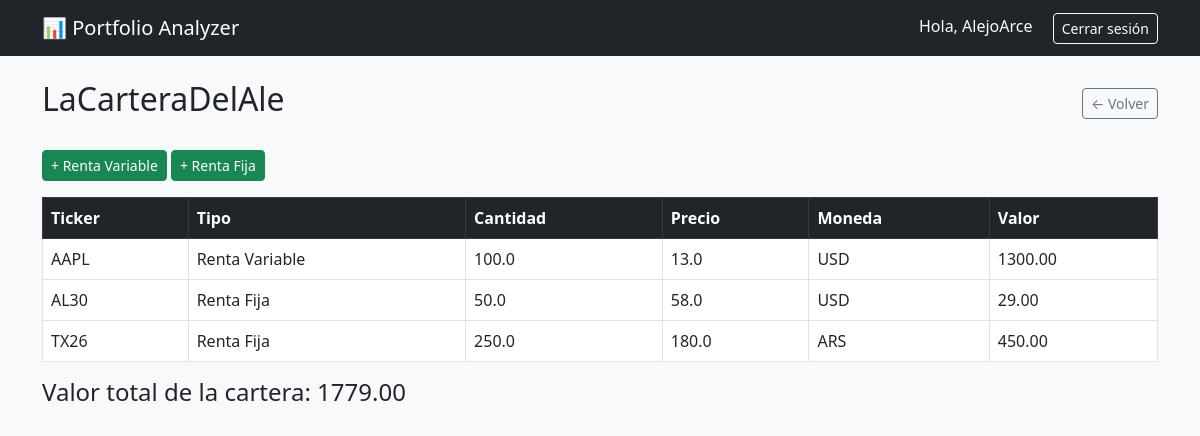
Screenshot of /cartera/2/ (signed in) with the database file from the repository.
### portfolio/models.py (models this page shows, shortened)
class Cartera(models.Model):
    propietario = models.ForeignKey(Perfil, on_delete=models.CASCADE, related_name="carteras")
    nombre = models.CharField(max_length=100)
    fecha_creacion = models.DateTimeField(auto_now_add=True)
    def valor_total(self):
        total = 0
        for activo in self.activorentavariable_set.all():
            total += activo.calcular_valor()
        for activo in self.activorentafija_set.all():
            total += activo.calcular_valor()
        return total
    def todos_los_activos(self):
        return list(self.activorentavariable_set.all()) + list(self.activorentafija_set.all())

class Activo(models.Model):
    cartera = models.ForeignKey(Cartera, on_delete=models.CASCADE, related_name="%(class)s_set")
    ticker = models.CharField(max_length=20)
    cantidad = models.FloatField(validators=[MinValueValidator(0.01)])
    precio = models.FloatField(validators=[MinValueValidator(0.01)])
    moneda = models.CharField(max_length=3, choices=MONEDA_CHOICES)
    class Meta:
        abstract = True
    def calcular_valor(self):
        return self.cantidad * self.precio

class ActivoRentaVariable(Activo):
    def get_tipo(self):
        return "Renta Variable"

class ActivoRentaFija(Activo):
    def calcular_valor(self):
        return (self.precio * self.cantidad) / 100
    def get_tipo(self):
        return "Renta Fija"

### portfolio/views.py (the view)
# urls.py: path("cartera/<int:cartera_id>/", views.detalle_cartera, name="detalle_cartera"),
@login_required
def detalle_cartera(request, cartera_id):
    perfil, _ = Perfil.objects.get_or_create(usuario=request.user)
    cartera = get_object_or_404(Cartera, id=cartera_id, propietario=perfil)
    activos = cartera.todos_los_activos()
    return render(request, "portfolio/detalle_cartera.html", {
        "cartera": cartera,
        "activos": activos,
    })

### templates/portfolio/detalle_cartera.html
{% extends "base.html" %}
{% block content %}
<div class="d-flex justify-content-between align-items-center mb-4">
    <h2>{{ cartera.nombre }}</h2>
    <a href="{% url 'dashboard' %}" class="btn btn-outline-secondary btn-sm">&larr; Volver</a>
</div>
<div class="mb-3">
    <a href="{% url 'agregar_activo' cartera.id 'variable' %}" class="btn btn-success btn-sm">+ Renta Variable</a>
    <a href="{% url 'agregar_activo' cartera.id 'fija' %}" class="btn btn-success btn-sm">+ Renta Fija</a>
</div>
{% if activos %}
<table class="table table-bordered bg-white">
    <thead class="table-dark">
        <tr>
            <th>Ticker</th>
            <th>Tipo</th>
            <th>Cantidad</th>
            <th>Precio</th>
            <th>Moneda</th>
            <th>Valor</th>
        </tr>
    </thead>
    <tbody>
        {% for activo in activos %}
        <tr>
            <td>{{ activo.ticker }}</td>
            <td>{{ activo.get_tipo }}</td>
            <td>{{ activo.cantidad }}</td>
            <td>{{ activo.precio }}</td>
            <td>{{ activo.moneda }}</td>
            <td>{{ activo.calcular_valor|floatformat:2 }}</td>
        </tr>
        {% endfor %}
    </tbody>
</table>
<h4>Valor total de la cartera: {{ cartera.valor_total|floatformat:2 }}</h4>
{% else %}
<p class="text-muted">Esta cartera todavía no tiene activos cargados.</p>
{% endif %}
{% endblock %}

### templates/base.html (shortened to what this page needs)
<!DOCTYPE html>
<html lang="es">
<head>
    <link href="https://cdn.jsdelivr.net/npm/bootstrap@5.3.0/dist/css/bootstrap.min.css" rel="stylesheet">
</head>
<body class="bg-light">
    <nav class="navbar navbar-dark bg-dark mb-4">
        <div class="container">
            <a class="navbar-brand" href="{% url 'dashboard' %}">📊 Portfolio Analyzer</a>
            <div>
                {% if user.is_authenticated %}
                    <span class="text-light me-3">Hola, {{ user.username }}</span>
                    <form method="post" action="{% url 'logout' %}" class="d-inline">
                        <button type="submit" class="btn btn-outline-light btn-sm">Cerrar sesión</button>
                    </form>
                {% else %}
                    <a href="{% url 'login' %}" class="btn btn-outline-light btn-sm me-2">Ingresar</a>
                    <a href="{% url 'registro' %}" class="btn btn-light btn-sm">Registrarme</a>
                {% endif %}
            </div>
        </div>
    </nav>
    <div class="container">
        {% block content %}
        {% endblock %}
    </div>
</body>
</html>

### rows the page displays
Cartera: nombre "LaCarteraDelAle", valor_total "1779.00"
ActivoRentaVariable: ticker "AAPL", get_tipo "Renta Variable", cantidad "100.0", precio "13.0", moneda "USD", calcular_valor "1300.00"
ActivoRentaFija: ticker "AL30", get_tipo "Renta Fija", cantidad "50.0", precio "58.0", moneda "USD", calcular_valor "29.00"
ActivoRentaFija: ticker "TX26", get_tipo "Renta Fija", cantidad "250.0", precio "180.0", moneda "ARS", calcular_valor "450.00"

### other values shown
{{ user.username }} "AlejoArce"
